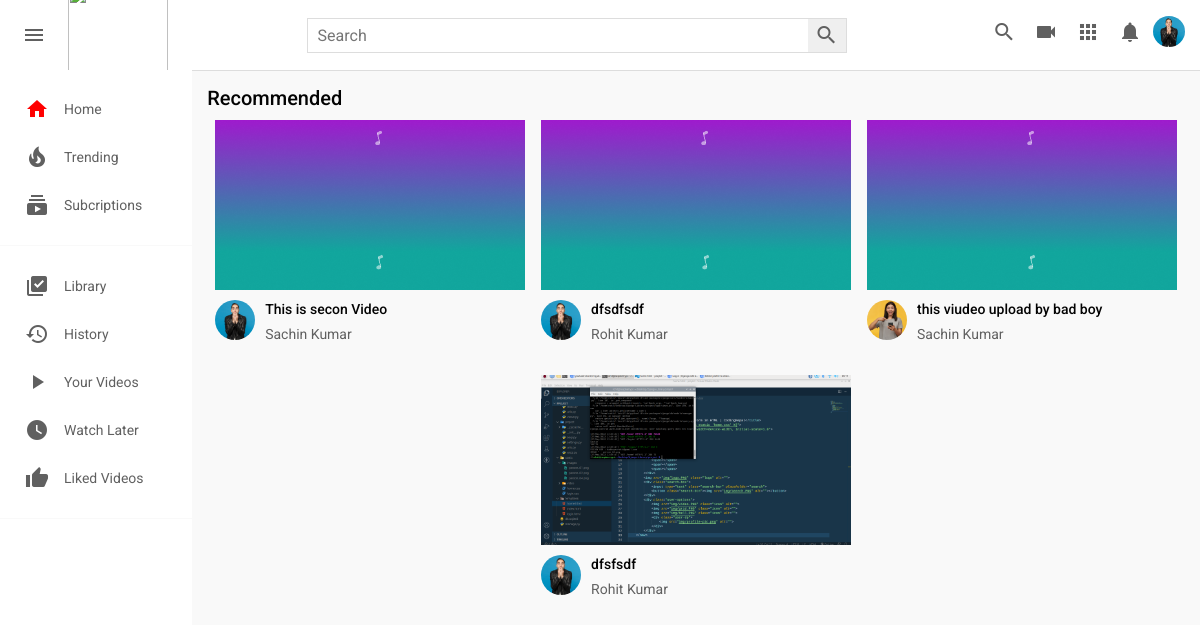
The app's page /home/ (signed in) with its own data.
### app/models.py (models this page shows, shortened)
class VideosUpload(models.Model):
    vid_user = models.ForeignKey(User, on_delete = models.CASCADE)
    firstName = models.CharField(max_length=100)
    lastname= models.CharField(max_length=100)
    pic = models.CharField(max_length=300)
    video_tumb = models.ImageField(null=True)
    video_title = models.CharField(max_length=150)
    video_tags = models.CharField(max_length=200)
    video_like = models.IntegerField(default=0)
    video = models.FileField(null=True)

### app/views.py (the view, shortened to what this page needs)
# urls.py: path('home/', home, name="home" ),
def home(request):
    user = request.session.get('user')
    usr = User.objects.get(username = user)
    pic = Profile.objects.get(pro_user = usr).pro_img
    print(pic)
    video = VideosUpload.objects.all()
    return render(request, 'home.html', {'pic' : pic, 'user' : usr, 'video' : video})

### templates/home.html (shortened to what this page needs)
<html lang="en">
{% load static %}
<head>
  <link href="https://cdn.jsdelivr.net/npm/bootstrap@5.2.0-beta1/dist/css/bootstrap.min.css" rel="stylesheet"
>
  <link rel="stylesheet" href="{% static 'home.css' %}">
</head>
<body>
  <div class="header">
    <div class="header__left">
      <i id="menu" class="material-icons">menu</i>
      <img src="https://logos-world.net/wp-content/uploads/2020/04/YouTube-Logo-2017-present.jpg" alt="" />
    </div>
    <div class="header__search">
      <form action="">
        <input type="text" placeholder="Search" />
        <button><i class="material-icons">search</i></button>
      </form>
    </div>
    <div class="header__icons">
      <i class="material-icons display-this">search</i>
      <i class="material-icons" data-bs-toggle="modal" data-bs-target="#exampleModal">videocam</i>
      <i class="material-icons">apps</i>
      <i class="material-icons">notifications</i>
      <img src="{{ pic.url }}" id="profile" alt="">
    </div>
  </div>
  <div class="mainBody">
    <div class="sidebar">
      <div class="sidebar__categories">
        <div class="sidebar__category">
          <i class="material-icons" style="color: red;">home</i>
          <span>Home</span>
        </div>
        <div class="sidebar__category">
          <i class="material-icons">local_fire_department</i>
          <span>Trending</span>
        </div>
        <div class="sidebar__category">
          <i class="material-icons">subscriptions</i>
          <span>Subcriptions</span>
        </div>
      </div>
      <hr />
      <div class="sidebar__categories">
        <div class="sidebar__category">
          <i class="material-icons">library_add_check</i>
          <span>Library</span>
        </div>
        <div class="sidebar__category">
          <i class="material-icons">history</i>
          <span>History</span>
        </div>
        <div class="sidebar__category">
          <i class="material-icons">play_arrow</i>
          <span>Your Videos</span>
        </div>
        <div class="sidebar__category">
          <i class="material-icons">watch_later</i>
          <span>Watch Later</span>
        </div>
        <div class="sidebar__category">
          <i class="material-icons">thumb_up</i>
          <span>Liked Videos</span>
        </div>
      </div>
      <hr />
    </div>
    <div class="videos">
      <h1>Recommended</h1>
      <div class="videos__container">
        {% for x in video %}
        <div class="video">
          <div class="video__thumbnail">
            <img src="{{ x.video_tumb.url }}" alt="" />
          </div>
          <div class="video__details">
            <div class="author">
              <img src="{{ x.pic }}" alt="" />
            </div>
            <div class="title">
              <h3>
                {{ x.video_title }}
              </h3>
              <a href="">{{ x.firstName }} {{ x.lastname }}</a>
            </div>
          </div>
        </div>
        {% endfor %}
      </div>
    </div>
  </div>
</body>
</html>

### static/home.css (style rules this page uses)
* { margin: 0; padding: 0; box-sizing: border-box; }
body { font-family: 'Roboto', sans-serif; }
.material-icons { color: rgb(96, 96, 96); }
#profile { width: 2rem; border-radius: 50%; cursor: pointer; margin-top: -1rem; }
.header { display: flex; justify-content: space-between; align-items: center; height: 70px; padding: 15px; }
.header__left { display: flex; align-items: center; }
.header__left img { width: 100px; margin-left: 15px; }
.header i { padding: 0 7px; cursor: pointer; }
.header__search form { border: 1px solid #ddd; height: 35px; margin: 0; padding: 0; display: flex; }
.header__search input { width: 500px; padding: 10px; margin: 0; border-radius: 0; border: none; height: 100%; }
.header__search button { padding: 0; margin: 0; height: 100%; border: none; border-radius: 0; }
.mainBody { height: calc(100vh - 70px); display: flex; overflow: hidden; }
.sidebar { height: 100%; width: 230px; background-color: white; overflow-y: scroll; }
.sidebar__categories { width: 100%; display: flex; flex-direction: column; margin-bottom: 15px; margin-top: 15px; }
.sidebar__category { display: flex; align-items: center; padding: 12px 25px; }
.sidebar__category span { margin-left: 15px; }
hr { height: 1px; background-color: #e5e5e5; border: none; }
.videos { background-color: #f9f9f9; width: 100%; height: 100%; padding: 15px 15px; border-top: 1px solid #ddd; overflow-y: scroll; }
.videos__container { display: flex; flex-direction: row; justify-content: space-around; flex-wrap: wrap; }
.video { width: 310px; margin-bottom: 30px; }
.video__thumbnail { width: 100%; height: 170px; }
.video__thumbnail img { object-fit: cover; height: 100%; width: 100%; }
.author img { object-fit: cover; border-radius: 50%; height: 40px; width: 40px; margin-right: 10px; }
.video__details { display: flex; margin-top: 10px; }
.title { display: flex; flex-direction: column; }
.title h3 { color: rgb(3, 3, 3); line-height: 18px; font-size: 14px; margin-bottom: 6px; }
.title a, span { text-decoration: none; color: rgb(96, 96, 96); font-size: 14px; }
h1 { font-size: 20px; margin-bottom: 10px; color: rgb(3, 3, 3); }

### records on screen
VideosUpload: video_tumb (picture), pic (picture), video_title "This is secon Video", firstName "Sachin", lastname "Kumar"
VideosUpload: video_tumb (picture), pic (picture), video_title "dfsdfsdf", firstName "Rohit", lastname "Kumar"
VideosUpload: video_tumb (picture), pic (picture), video_title "this viudeo upload by bad boy", firstName "Sachin", lastname "Kumar"
VideosUpload: video_tumb (picture), pic (picture), video_title "dfsfsdf", firstName "Rohit", lastname "Kumar"
